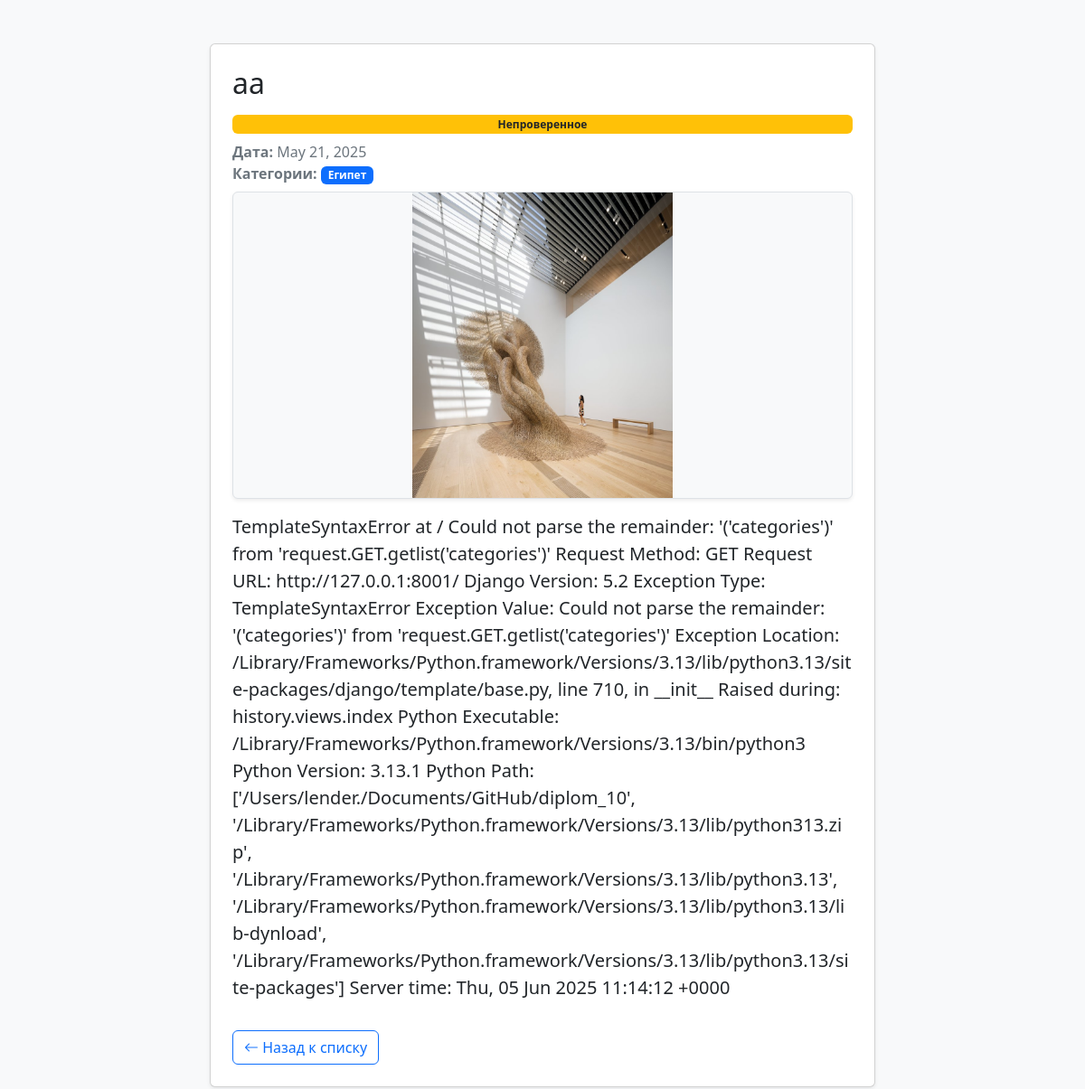
/event/2/, run on the app's committed database.
### history/models.py (models this page shows, shortened)
class Event(models.Model):
    STATUS_CHOICES = [
        ('pending', 'Непроверенное'),
        ('approved', 'Проверенное'),
    ]
    title = models.CharField(max_length=200)
    date = models.DateField()
    description = models.TextField()
    image = models.ImageField(upload_to='event_images/', blank=True, null=True)
    categories = models.ManyToManyField(Category, related_name='events')
    tags = models.ManyToManyField(Tag, related_name='events', blank=True)
    region = models.CharField(max_length=100, blank=True)
    status = models.CharField(max_length=20, choices=STATUS_CHOICES, default='pending')
    created_at = models.DateTimeField(auto_now_add=True)
    updated_at = models.DateTimeField(auto_now=True)

class Category(models.Model):
    name = models.CharField(max_length=100, unique=True)
    description = models.TextField(blank=True)

### history/views.py (the view)
# urls.py: path('event/<int:event_id>/', views.event_detail, name='event_detail'),
def event_detail(request, event_id):
    event = get_object_or_404(Event, id=event_id)
    return render(request, 'history/event_detail.html', {'event': event})

### history/templates/history/event_detail.html (shortened to what this page needs)
<!DOCTYPE html>
<html lang="ru">
<head>
    <link href="https://cdn.jsdelivr.net/npm/bootstrap@5.3.0/dist/css/bootstrap.min.css" rel="stylesheet">
    <link rel="stylesheet" href="https://cdn.jsdelivr.net/npm/bootstrap-icons@1.10.5/font/bootstrap-icons.css">
</head>
<body class="bg-light">
    <div class="container py-5">
        <div class="row justify-content-center">
            <div class="col-md-8">
                <div class="card p-4 shadow-sm">
                    <h2 class="mb-3">{{ event.title }}</h2>
{% if event.status == 'pending' %}
  <span class="badge bg-warning text-dark mb-2">Непроверенное</span>
{% endif %}
                    <div class="mb-2 text-secondary">
                        <b>Дата:</b> {{ event.date }}<br>
                        <b>Категории:</b> {% for cat in event.categories.all %}<span class="badge bg-primary me-1">{{ cat.name }}</span>{% endfor %}
                    </div>
                    {% if event.image %}
                        <img src="{{ event.image.url }}" class="img-fluid rounded mb-3 border shadow-sm" alt="{{ event.title }}" style="max-height: 340px; object-fit: contain; background: #f8f9fa;">
                    {% endif %}
                    <p class="fs-5">{{ event.description }}</p>
                    <div class="mt-3">
                        <a href="/" class="btn btn-outline-primary"><i class="bi bi-arrow-left"></i> Назад к списку</a>
                    </div>
                </div>
            </div>
        </div>
    </div>
</body>
</html>

### data on the page
Event: title "аа", date "May 21, 2025", image (picture), description "TemplateSyntaxError at / Could not parse the remainder: '('categories')' from 'request.GET.getlist('categories')' Request Method: GET Request URL: http://127.0.0.1:8001/ Django Version: 5.2 Exception Type: TemplateSyntaxError Exception Value: Could not parse the remainder: '('categories')' from 'request.GET.getlist('categories')' Exception Location: /Library/Frameworks/Python.framework/Versions/3.13/lib/python3.13/site-packages/django/template/base.py, line 710, in __init__ Raised during: history.views.index Python Executable: /Library/Frameworks/Python.framework/Versions/3.13/bin/python3 Python Version: 3.13.1 Python Path: ['/Users/lender./Documents/GitHub/diplom_10',…"
Category: name "Египет"
